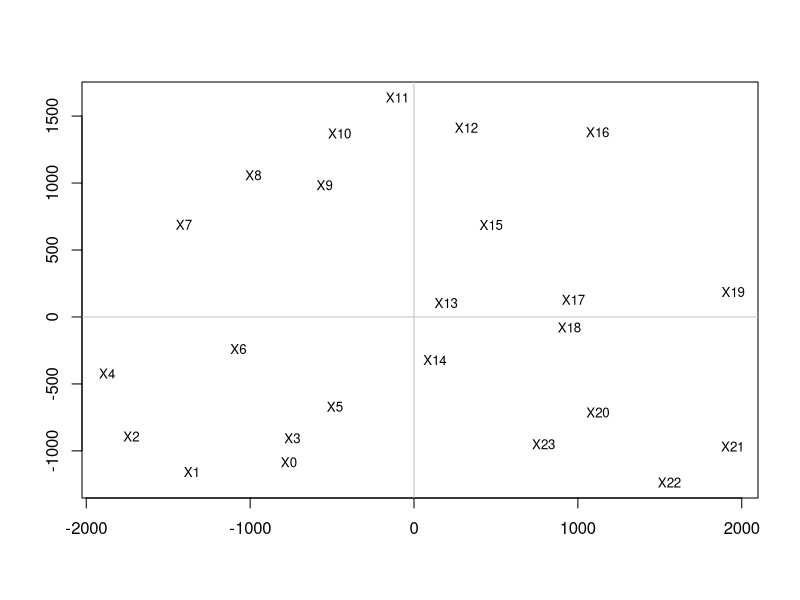
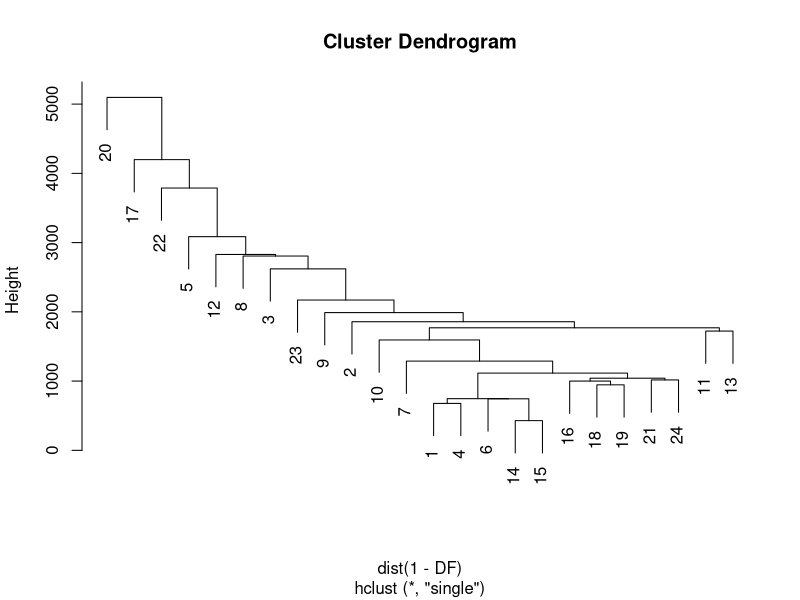

Write R code to recreate these figures, in order.

# perform Hierarchical Clustering
dist_mtx = read.csv("sym_dist_matrix.csv")
print(dist_mtx)
max(dist_mtx)
# drop the first column
dist_mtx = dist_mtx[,-1]

# we see that the max value in the distance matrix = 4304
max(dist_mtx)
# invert the data by (max+1) - (value)
max = max(dist_mtx)
dist_mtx = (max+1)- dist_mtx

DF <- data.frame(dist_mtx)

d <- as.dist(DF)
mds.coor <- cmdscale(d)
plot(mds.coor[,1], mds.coor[,2], type="n", xlab="", ylab="")
text(jitter(mds.coor[,1]), jitter(mds.coor[,2]),
     rownames(mds.coor), cex=0.8)
abline(h=0,v=0,col="gray75")
plot(hclust(dist(1-DF), method="single"))



